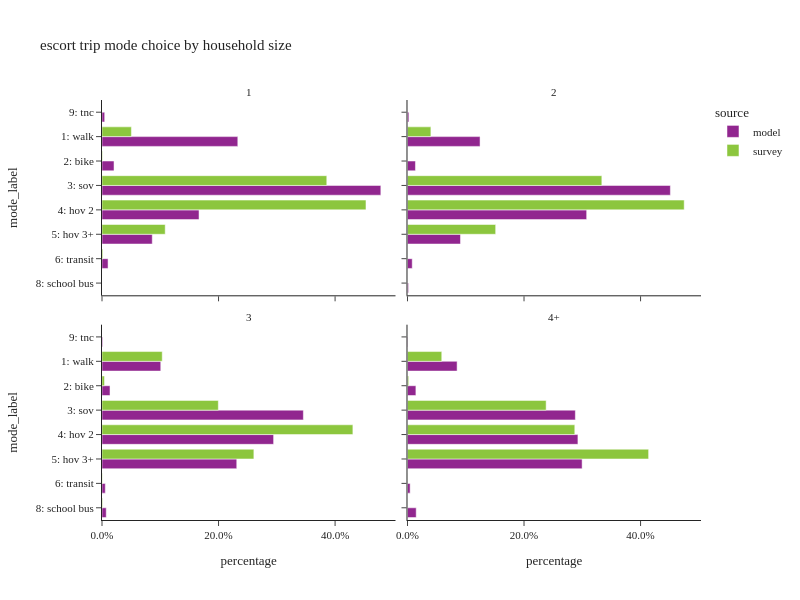

Notebook code for this chart:
### Code cell
plot_mode_choice(es_trip,"hhsize_4+",
                 {"hhsize_4+":["1","2","3","4+"],
                  "mode_label":["1: walk","2: bike","3: sov","4: hov 2","5: hov 3+","6: transit",
                                   "8: school bus","9: other–survey only"]},
                 "household size",2,600)

### Figure 1 — Plotly figure (JSON) as saved in the notebook; plotly's stock layout.template omitted (floating-point values rounded to 4 significant figures)
{"data": [{"alignmentgroup": "True", "customdata": [[15880], [1520], [38429], [13737], [7033], [585], [235]], "hovertemplate": "source=model<br>hhsize_4+=1<br>percentage=%{x}<br>mode_label=%{y}<br>sample count=%{customdata[0]}<extra></extra>", "legendgroup": "model", "marker": {"color": "#91268F", "pattern": {"shape": ""}}, "name": "model", "offsetgroup": "model", "orientation": "h", "showlegend": true, "textposition": "auto", "type": "bar", "x": [0.233, 0.02064, 0.4785, 0.1665, 0.08625, 0.0104, 0.004623], "xaxis": "x3", "y": ["1: walk", "2: bike", "3: sov", "4: hov 2", "5: hov 3+", "6: transit", "9: tnc"], "yaxis": "y3"}, {"alignmentgroup": "True", "customdata": [[15], [1], [51], [46], [9], [1]], "hovertemplate": "source=survey<br>hhsize_4+=1<br>percentage=%{x}<br>mode_label=%{y}<br>sample count=%{customdata[0]}<extra></extra>", "legendgroup": "survey", "marker": {"color": "#8CC63E", "pattern": {"shape": ""}}, "name": "survey", "offsetgroup": "survey", "orientation": "h", "showlegend": true, "textposition": "auto", "type": "bar", "x": [0.05043, 0.0008845, 0.3858, 0.453, 0.1085, 0.001399], "xaxis": "x3", "y": ["1: walk", "2: bike", "3: sov", "4: hov 2", "5: hov 3+", "6: transit"], "yaxis": "y3"}, {"alignmentgroup": "True", "customdata": [[37844], [4270], [158066], [107327], [32265], [1899], [733], [542]], "hovertemplate": "source=model<br>hhsize_4+=2<br>percentage=%{x}<br>mode_label=%{y}<br>sample count=%{customdata[0]}<extra></extra>", "legendgroup": "model", "marker": {"color": "#91268F", "pattern": {"shape": ""}}, "name": "model", "offsetgroup": "model", "orientation": "h", "showlegend": false, "textposition": "auto", "type": "bar", "x": [0.1245, 0.01364, 0.4511, 0.3075, 0.09094, 0.008113, 0.001784, 0.00236], "xaxis": "x4", "y": ["1: walk", "2: bike", "3: sov", "4: hov 2", "5: hov 3+", "6: transit", "8: school bus", "9: tnc"], "yaxis": "y4"}, {"alignmentgroup": "True", "customdata": [[18], [116], [172], [46], [1]], "hovertemplate": "source=survey<br>hhsize_4+=2<br>percentage=%{x}<br>mode_label=%{y}<br>sample count=%{customdata[0]}<extra></extra>", "legendgroup": "survey", "marker": {"color": "#8CC63E", "pattern": {"shape": ""}}, "name": "survey", "offsetgroup": "survey", "orientation": "h", "showlegend": false, "textposition": "auto", "type": "bar", "x": [0.04017, 0.3335, 0.4749, 0.1513, 0.0001112], "xaxis": "x4", "y": ["1: walk", "3: sov", "4: hov 2", "5: hov 3+", "6: transit"], "yaxis": "y4"}, {"alignmentgroup": "True", "customdata": [[38335], [5105], [135311], [114505], [89735], [1623], [2831], [331]], "hovertemplate": "source=model<br>hhsize_4+=3<br>percentage=%{x}<br>mode_label=%{y}<br>sample count=%{customdata[0]}<extra></extra>", "legendgroup": "model", "marker": {"color": "#91268F", "pattern": {"shape": ""}}, "name": "model", "offsetgroup": "model", "orientation": "h", "showlegend": false, "textposition": "auto", "type": "bar", "x": [0.1008, 0.01374, 0.3456, 0.2945, 0.2313, 0.005682, 0.007277, 0.001158], "xaxis": "x", "y": ["1: walk", "2: bike", "3: sov", "4: hov 2", "5: hov 3+", "6: transit", "8: school bus", "9: tnc"], "yaxis": "y"}, {"alignmentgroup": "True", "customdata": [[42], [12], [86], [108], [60], [1], [1]], "hovertemplate": "source=survey<br>hhsize_4+=3<br>percentage=%{x}<br>mode_label=%{y}<br>sample count=%{customdata[0]}<extra></extra>", "legendgroup": "survey", "marker": {"color": "#8CC63E", "pattern": {"shape": ""}}, "name": "survey", "offsetgroup": "survey", "orientation": "h", "showlegend": false, "textposition": "auto", "type": "bar", "x": [0.1034, 0.004231, 0.1996, 0.4305, 0.2606, 0.0005744, 0.001018], "xaxis": "x", "y": ["1: walk", "2: bike", "3: sov", "4: hov 2", "5: hov 3+", "6: transit", "8: school bus"], "yaxis": "y"}, {"alignmentgroup": "True", "customdata": [[106940], [18259], [350009], [359724], [377176], [3974], [19446], [686]], "hovertemplate": "source=model<br>hhsize_4+=4+<br>percentage=%{x}<br>mode_label=%{y}<br>sample count=%{customdata[0]}<extra></extra>", "legendgroup": "model", "marker": {"color": "#91268F", "pattern": {"shape": ""}}, "name": "model", "offsetgroup": "model", "orientation": "h", "showlegend": false, "textposition": "auto", "type": "bar", "x": [0.08514, 0.01441, 0.2881, 0.2925, 0.2997, 0.004546, 0.01494, 0.0007046], "xaxis": "x2", "y": ["1: walk", "2: bike", "3: sov", "4: hov 2", "5: hov 3+", "6: transit", "8: school bus", "9: tnc"], "yaxis": "y2"}, {"alignmentgroup": "True", "customdata": [[63], [11], [105], [184], [298], [2], [2]], "hovertemplate": "source=survey<br>hhsize_4+=4+<br>percentage=%{x}<br>mode_label=%{y}<br>sample count=%{customdata[0]}<extra></extra>", "legendgroup": "survey", "marker": {"color": "#8CC63E", "pattern": {"shape": ""}}, "name": "survey", "offsetgroup": "survey", "orientation": "h", "showlegend": false, "textposition": "auto", "type": "bar", "x": [0.05882, 0.00203, 0.2379, 0.2871, 0.4138, 0.0002482, 5.293e-05], "xaxis": "x2", "y": ["1: walk", "2: bike", "3: sov", "4: hov 2", "5: hov 3+", "6: transit", "8: school bus"], "yaxis": "y2"}], "layout": {"annotations": [{"font": {}, "showarrow": false, "text": "3", "x": 0.245, "xanchor": "center", "xref": "paper", "y": 0.465, "yanchor": "bottom", "yref": "paper"}, {"font": {}, "showarrow": false, "text": "4+", "x": 0.755, "xanchor": "center", "xref": "paper", "y": 0.465, "yanchor": "bottom", "yref": "paper"}, {"font": {}, "showarrow": false, "text": "1", "x": 0.245, "xanchor": "center", "xref": "paper", "y": 1.0, "yanchor": "bottom", "yref": "paper"}, {"font": {}, "showarrow": false, "text": "2", "x": 0.755, "xanchor": "center", "xref": "paper", "y": 1.0, "yanchor": "bottom", "yref": "paper"}], "barmode": "group", "height": 600, "legend": {"title": {"text": "source"}, "tracegroupgap": 0}, "title": {"text": "escort trip mode choice by household size"}, "width": 800, "xaxis": {"anchor": "y", "domain": [0.0, 0.49], "tickformat": ".1%", "title": {"text": "percentage"}}, "xaxis2": {"anchor": "y2", "domain": [0.51, 1.0], "matches": "x", "tickformat": ".1%", "title": {"text": "percentage"}}, "xaxis3": {"anchor": "y3", "domain": [0.0, 0.49], "matches": "x", "showticklabels": false, "tickformat": ".1%"}, "xaxis4": {"anchor": "y4", "domain": [0.51, 1.0], "matches": "x", "showticklabels": false, "tickformat": ".1%"}, "yaxis": {"anchor": "x", "categoryarray": ["9: other–survey only", "8: school bus", "6: transit", "5: hov 3+", "4: hov 2", "3: sov", "2: bike", "1: walk"], "categoryorder": "array", "domain": [0.0, 0.465], "title": {"text": "mode_label"}}, "yaxis2": {"anchor": "x2", "domain": [0.0, 0.465], "matches": "y", "showticklabels": false}, "yaxis3": {"anchor": "x3", "categoryarray": ["9: other–survey only", "8: school bus", "6: transit", "5: hov 3+", "4: hov 2", "3: sov", "2: bike", "1: walk"], "categoryorder": "array", "domain": [0.535, 1.0], "matches": "y", "title": {"text": "mode_label"}}, "yaxis4": {"anchor": "x4", "domain": [0.535, 1.0], "matches": "y", "showticklabels": false}}}
